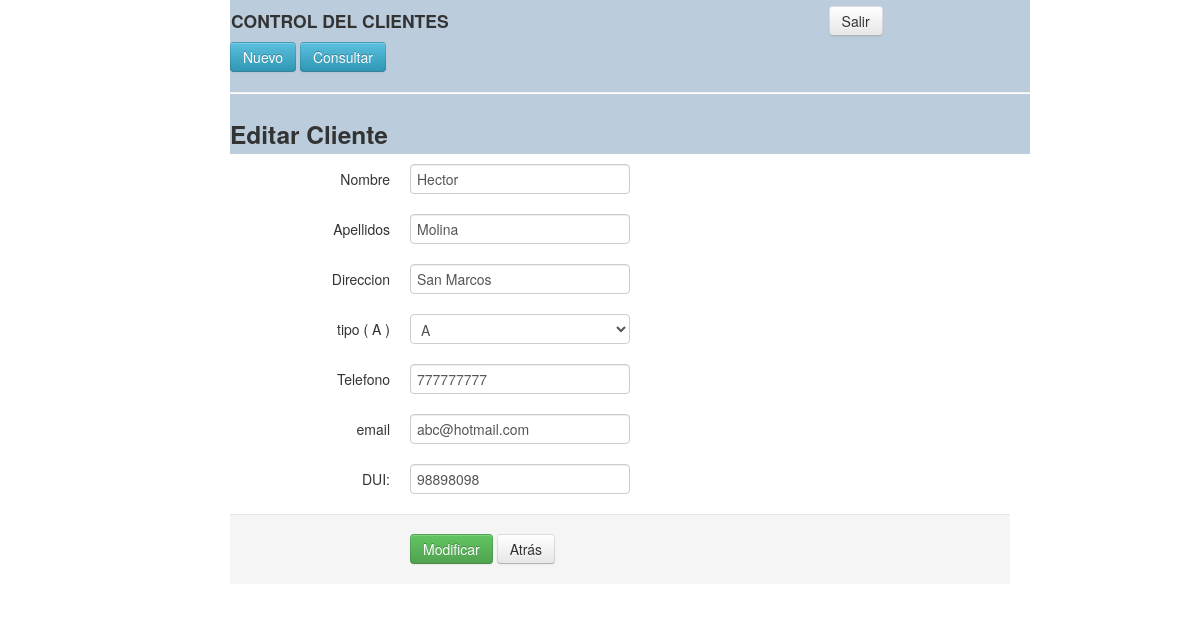
/raiz/cobradores/update.php?id=1, run on the app's committed database.
### tables this page shows
CREATE TABLE `clientes` (
  `idcliente` int(11) NOT NULL AUTO_INCREMENT,
  `nombre` varchar(30) NOT NULL,
  `apellidos` varchar(30) NOT NULL,
  `direccion` varchar(100) NOT NULL,
  `tipo` varchar(1) NOT NULL,
  `telefono` int(8) NOT NULL,
  `email` varchar(80) NOT NULL,
  `dui` int(12) NOT NULL,
  PRIMARY KEY (`idcliente`)
);

### raiz/cobradores/update.php (the view, shortened to what this page needs)
<?php
	$id = null;
	if ( !empty($_GET['id'])) {
		$id = $_REQUEST['id'];
	}
	if (!empty($_POST)) {
	  	 $nombre = $_POST['nombre'];
		$apellidos = $_POST['apellidos'];
		$direccion = $_POST['direccion'];
		$tipo = $_POST['tipo'];
		$telefono = $_POST['telefono'];
		$email = $_POST['email'];
		$dui = $_POST['dui'];
	  	$valid = true;
		if (empty($nombre)) {
	 		$valid = false;
		}
	 	if ($valid) {
			$arr= array($nombre,$apellidos,$direccion,$tipo,$telefono,$email,$dui,$id);
			actualizar("clientes ","nombre = ?, apellidos = ?, direccion =? , tipo=? ,telefono=?, email=?, dui=? where idcliente = ?",$arr);
			$msg=1;
		}
	} else {
		$pdo = Database::connect();
		$pdo->setAttribute(PDO::ATTR_ERRMODE, PDO::ERRMODE_EXCEPTION);
		$sql = "SELECT * FROM clientes where idcliente = ?";
		$q = $pdo->prepare($sql);
		$q->execute(array($id));
		$data = $q->fetch(PDO::FETCH_ASSOC);
		$nombre = $data['nombre'];
		$apellidos = $data['apellidos'];
		$direccion = $data['direccion'];
		$tipo=$data['tipo'];
		$telefono= $data['telefono'];
		$email=$data['email'];
		$dui=$data['dui'];
	}
?>
<!DOCTYPE html>
<html lang="en">
<head>
    <link   href="../css/bootstrap.min.css" rel="stylesheet">
</head>
<body>
    <div class="container">
    			<div class="span10 offset1">
    				<div class="mmenu">
					<table width="750" >
						<tr>
						<td><H4>CONTROL DEL CLIENTES</H4></td>
						 <td><a href="../index.php"  class="btn">Salir</a></td>
						</tr>
					</table>
					<a href="create.php" alt="Nuevo Registro..." class="btn btn-info"> Nuevo</a>
					<a href="query.php" alt="Consultar Registros..." class="btn btn-info">Consultar</a>
					<hr>
				 <h3>Editar Cliente</h3>
		    		</div>
	    			<form class="form-horizontal" action="update.php?id=<?php echo $id?>" method="post">
					  <div class="control-group ">
					    <label class="control-label">Nombre</label>
					    <div class="controls">
					      	<input name="nombre" type="text"  value="<?php echo  $nombre ;?>" required=true>
					    </div>
					  </div>
					   <div class="control-group">
					    <label class="control-label">Apellidos</label>
					    <div class="controls">
					      	<input name="apellidos" type="text" size="30" value="<?php echo  $apellidos ;?>">
					    </div>
					  </div>
					   <div class="control-group">
					    <label class="control-label">Direccion</label>
					    <div class="controls">
					      	<input name="direccion" type="text" size="60" value="<?php echo  $direccion ;?>">
					    </div>
					  </div>
					   <div class="control-group">
					    <label class="control-label">tipo ( <?php echo  $tipo; ?> )</label>
					    <div class="controls">
					      	<select name="tipo">
								<option>A</option>
					      	 </select>
					    </div>
					  </div>
					  <div class="control-group">
					    <label class="control-label">Telefono</label>
					    <div class="controls">
					      	<input name="telefono" type="text" size="10" value="<?php echo  $telefono ;?>">
					    </div>
					  </div>
					    <div class="control-group">
					    <label class="control-label">email</label>
					    <div class="controls">
					      	<input name="email" type="email" size="10" value="<?php echo  $email ;?>" >
					    </div>
					  </div>
					    <div class="control-group">
					    <label class="control-label">DUI:</label>
					    <div class="controls">
					      	<input name="dui" type="text" size="12" value="<?php echo  $dui ;?>" >
					    </div>
					  </div>
					  <div class="form-actions">
						  <button type="submit" class="btn btn-success">Modificar</button>
						  <a class="btn" href="index.php">Atrás</a>
						</div>
					</form>
				</div>
    </div>
  </body>
</html>

### data on the page
clientes: nombre "Hector", apellidos "Molina", direccion "San Marcos", tipo "A", telefono "777777777", email "abc@hotmail.com", dui "98898098"
